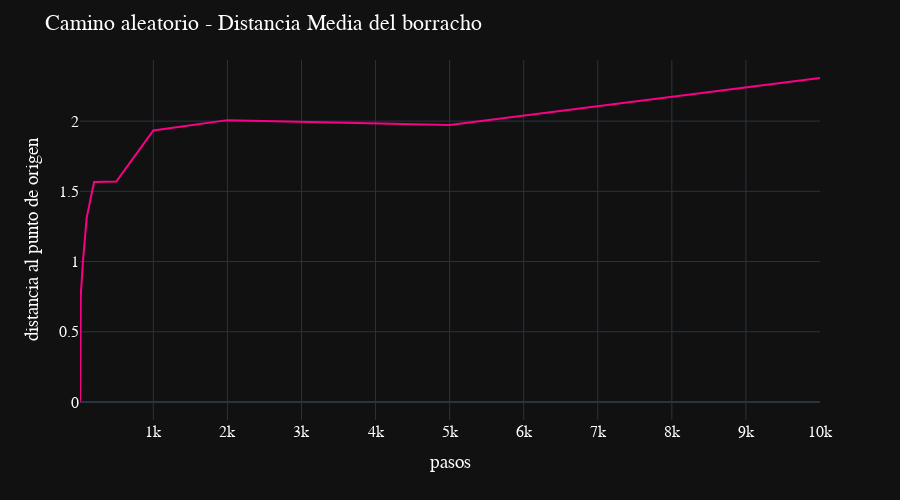
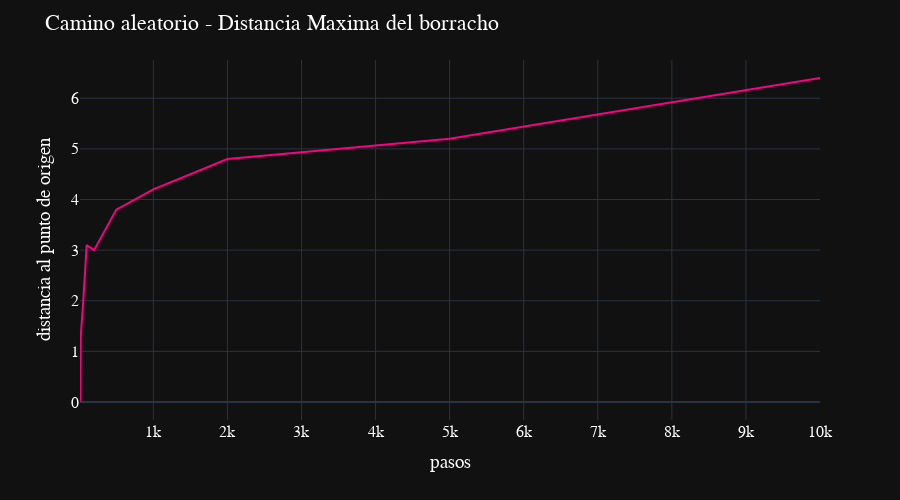
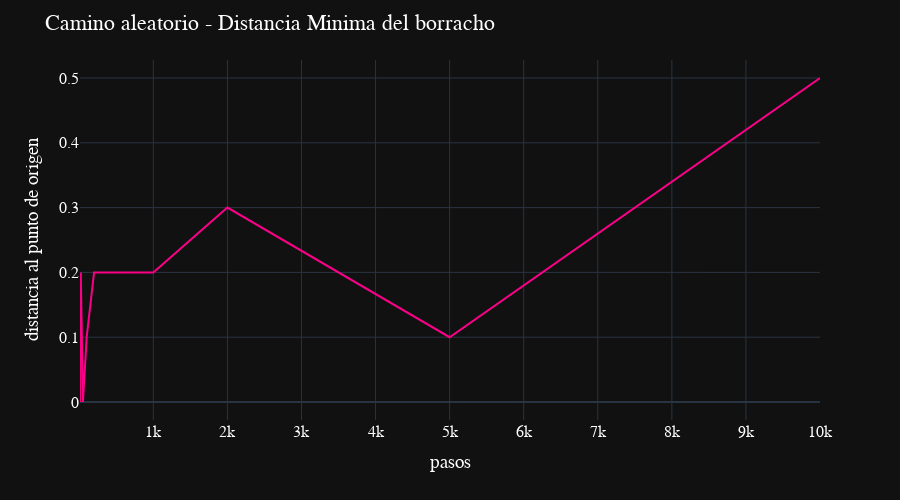

Notebook cell for these charts, in order:
### Code cell
"""Modulo principal."""

import sys


def caminata(campo, borracho, pasos):
    """Funcion auxiliar para la simulacion de la caminata."""
    inicio = campo.obtener_coordenada(borracho)

    for _ in range(pasos):
        campo.mover_borracho(borracho)

    return inicio.distancia(campo.obtener_coordenada(borracho))


def simular_caminata(pasos, numero_de_intentos):
    """Simula la caminata."""
    borracho = BorrachoTradicional(nombre='Luis')
    origen = Coordenada(0, 0)
    distancias = []

    for _ in range(numero_de_intentos):
        campo = Campo()
        campo.anadir_borracho(borracho, origen)
        simulacion_caminata = caminata(campo, borracho, pasos)
        distancias.append(round(simulacion_caminata, 1))

    return distancias


def obtener_camino_recorrido(pasos):
    """
    Crea y obtiene el camino recorrido por un borracho.
    """
    borracho = BorrachoTradicional(nombre='Luis')
    origen = Coordenada(0, 0)

    campo = Campo()
    campo.anadir_borracho(borracho, origen)

    camino_recorrido = [campo.obtener_coordenada(borracho)]

    for _ in range(pasos):
        campo.mover_borracho(borracho)
        camino_recorrido.append(campo.obtener_coordenada(borracho))

    return camino_recorrido


def main():
    
    """Funcion principal."""
    opciones_validas = ['0', '1', '2', 'exit']

    menu = ('\n********************************************************************************************\n'
            '* Seleccione una de las siguientes opciones:                                               *\n'
            '*                                                                                          *\n'
            '* 0: Obtener los datos Min, Max y Media para un camino aleatorio de N pasos en M intentos. *\n'
            '* 1: Gráfica de Medias para una lista de caminatas con N1...Nn pasos c/u en M intentos.    *\n'
            '* 2: Gráfica de la camina realiza para un caso de N pasos.                                 *\n'
            '* exit: Finalizar la ejecución del programa                                                *\n'
            '*                                                                                          *\n'
            '* las cantidades de pasos se solicitarán a continuación.                                   *\n'
            '********************************************************************************************\n')

    opcion = input(menu)

    while opcion not in opciones_validas:
        opcion = input('Opcion inválida, por favor reintentar.\n')

    if opcion == 'exit':
        print('Nos vemos!')
        sys.exit(0)

    elif opcion == '2':
        pasos = int(input('Cantidades de pasos:'))
        camino_recorrido = obtener_camino_recorrido(pasos)

        graficar_caminata(camino_recorrido, pasos)
        print('\n')

        
    elif opcion == '0' or opcion == '1':
        distancias_de_caminata = [int(x) for x in input('numeros de pasos, separados por un espacio: ').split()]
        print(distancias_de_caminata)
        numero_de_intentos = int(input('Cantidades de intentos: '))

        distancia_media_por_caminata = []
        distancia_maxima_por_caminata = []
        distancia_minima_por_caminata = []

        for pasos in range(0, len(distancias_de_caminata)):
            distancias = simular_caminata(pasos, numero_de_intentos)

            distancia_media = round(sum(distancias) / len(distancias), 4)
            distancia_maxima = max(distancias)
            distancia_minima = min(distancias)
            
            distancia_media_por_caminata.append(distancia_media)
            distancia_maxima_por_caminata.append(distancia_maxima)
            distancia_minima_por_caminata.append(distancia_minima)
            
        if opcion == '0':
            print('caminata aleatoria de %s pasos\n'
                  'Distancia Media recorrida = %s\n'
                  'Distancia Maxima recorrida = %s\n'
                  'Distancia Minima recorrida = %s\n'
                   % (pasos, distancia_media, distancia_maxima, distancia_minima))
                
        elif opcion == '1':
            graficar_medias(distancias_de_caminata, distancia_media_por_caminata, 'Media')
            print('\n')
            graficar_medias(distancias_de_caminata, distancia_maxima_por_caminata, 'Maxima')
            print('\n')
            graficar_medias(distancias_de_caminata, distancia_minima_por_caminata, 'Minima')
            print('\n')
            
if __name__ == '__main__':
    while 1:
        main()

### Figure 1 — Plotly figure (JSON) as saved in the notebook; plotly's stock layout.template omitted (floating-point values rounded to 4 significant figures)
{"data": [{"hovertemplate": "x=%{x}<br>y=%{y}<extra></extra>", "legendgroup": "", "line": {"color": "#FA0087", "dash": "solid"}, "marker": {"symbol": "circle"}, "mode": "lines", "name": "", "orientation": "v", "showlegend": false, "textposition": "bottom right", "type": "scatter", "x": [10, 20, 50, 100, 200, 500, 1000, 2000, 5000, 10000], "xaxis": "x", "y": [0, 0.754, 1, 1.311, 1.566, 1.57, 1.933, 2.007, 1.972, 2.307], "yaxis": "y"}], "layout": {"font": {"color": "white", "family": "verdana", "size": 16}, "height": 500, "legend": {"bgcolor": "rgb(117, 112, 179)", "tracegroupgap": 0}, "margin": {"t": 60}, "title": {"text": "Camino aleatorio - Distancia Media del borracho"}, "width": 900, "xaxis": {"anchor": "y", "autorange": true, "domain": [0, 1], "range": [10, 10000], "title": {"text": "pasos"}, "type": "linear"}, "yaxis": {"anchor": "x", "autorange": true, "domain": [0, 1], "range": [-0.1282, 2.435], "title": {"text": "distancia al punto de origen"}, "type": "linear"}}}

### Figure 2 — Plotly figure (JSON) as saved in the notebook; plotly's stock layout.template omitted (floating-point values rounded to 4 significant figures)
{"data": [{"hovertemplate": "x=%{x}<br>y=%{y}<extra></extra>", "legendgroup": "", "line": {"color": "#FA0087", "dash": "solid"}, "marker": {"symbol": "circle"}, "mode": "lines", "name": "", "orientation": "v", "showlegend": false, "textposition": "bottom right", "type": "scatter", "x": [10, 20, 50, 100, 200, 500, 1000, 2000, 5000, 10000], "xaxis": "x", "y": [0, 1.3, 1.9, 3.1, 3, 3.8, 4.2, 4.8, 5.2, 6.4], "yaxis": "y"}], "layout": {"font": {"color": "white", "family": "verdana", "size": 16}, "height": 500, "legend": {"bgcolor": "rgb(117, 112, 179)", "tracegroupgap": 0}, "margin": {"t": 60}, "title": {"text": "Camino aleatorio - Distancia Maxima del borracho"}, "width": 900, "xaxis": {"anchor": "y", "autorange": true, "domain": [0, 1], "range": [10, 10000], "title": {"text": "pasos"}, "type": "linear"}, "yaxis": {"anchor": "x", "autorange": true, "domain": [0, 1], "range": [-0.3556, 6.756], "title": {"text": "distancia al punto de origen"}, "type": "linear"}}}

### Figure 3 — Plotly figure (JSON) as saved in the notebook; plotly's stock layout.template omitted (floating-point values rounded to 4 significant figures)
{"data": [{"hovertemplate": "x=%{x}<br>y=%{y}<extra></extra>", "legendgroup": "", "line": {"color": "#FA0087", "dash": "solid"}, "marker": {"symbol": "circle"}, "mode": "lines", "name": "", "orientation": "v", "showlegend": false, "textposition": "bottom right", "type": "scatter", "x": [10, 20, 50, 100, 200, 500, 1000, 2000, 5000, 10000], "xaxis": "x", "y": [0, 0.2, 0, 0.1, 0.2, 0.2, 0.2, 0.3, 0.1, 0.5], "yaxis": "y"}], "layout": {"font": {"color": "white", "family": "verdana", "size": 16}, "height": 500, "legend": {"bgcolor": "rgb(117, 112, 179)", "tracegroupgap": 0}, "margin": {"t": 60}, "title": {"text": "Camino aleatorio - Distancia Minima del borracho"}, "width": 900, "xaxis": {"anchor": "y", "autorange": true, "domain": [0, 1], "range": [10, 10000], "title": {"text": "pasos"}, "type": "linear"}, "yaxis": {"anchor": "x", "autorange": true, "domain": [0, 1], "range": [-0.02778, 0.5278], "title": {"text": "distancia al punto de origen"}, "type": "linear"}}}
